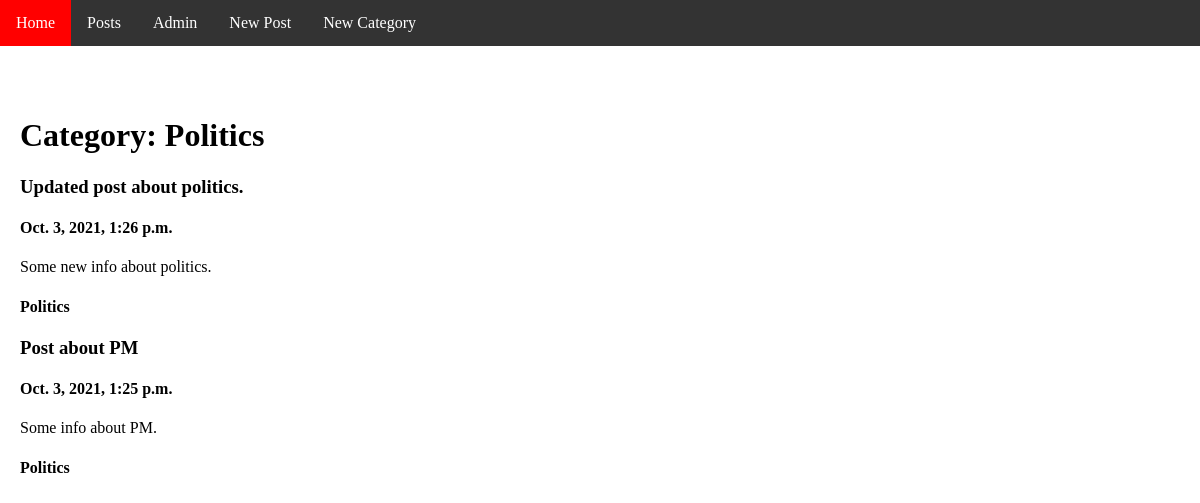
The app's page /posts/1/ with its own data.
### blog/models.py (models this page shows, shortened)
class Category(models.Model):
    name = models.CharField(max_length=20, db_index=True, verbose_name='Name')
    class Meta:
        verbose_name = 'Category'
        verbose_name_plural = 'Categories'
    def __str__(self):
        return self.name

class Post(models.Model):
    title = models.CharField(max_length=50, verbose_name='Title')
    date = models.DateTimeField(auto_now=True, verbose_name='Date')
    text = models.TextField(max_length=200, verbose_name='Text Field')
    category = models.ForeignKey('Category', null=False, on_delete=models.CASCADE)
    class Meta:
        verbose_name = 'Post'
        verbose_name_plural = 'Posts'
        ordering = ['-date']

### blog/views.py (the view)
# urls.py: path('posts/<int:category_id>/', by_category_view, name='by_category'),
def by_category_view(request, category_id):
    posts = Post.objects.filter(category=category_id)
    current_category = Category.objects.get(pk=category_id)
    categories = Category.objects.all()
    context = {
        'posts': posts,
        'current_category': current_category,
        'categories': categories,
    }
    return render(request, 'blog/by_category_page.html', context)

### blog/templates/blog/by_category_page.html
{% extends "layout/basic_page.html" %}
{% block title %}Category: {{ current_category }}{% endblock %}
{% block content %}
    {% for post in posts %}
        <h3>{{ post.title }}</h3>
        <h4>{{ post.date }}</h4>
        <p>{{ post.text }}</p>
        <h4>{{ post.category }}</h4>
    {% endfor %}
{% endblock %}

### blog/static/blog/navigation_bar_style.css (style rules this page uses)
body { margin:0; }

### records on screen
Category: name "Politics"
Post: title "Updated post about politics.", date "Oct. 3, 2021, 1:26 p.m.", text "Some new info about politics.", category "Politics"
Post: title "Post about PM", date "Oct. 3, 2021, 1:25 p.m.", text "Some info about PM.", category "Politics"
